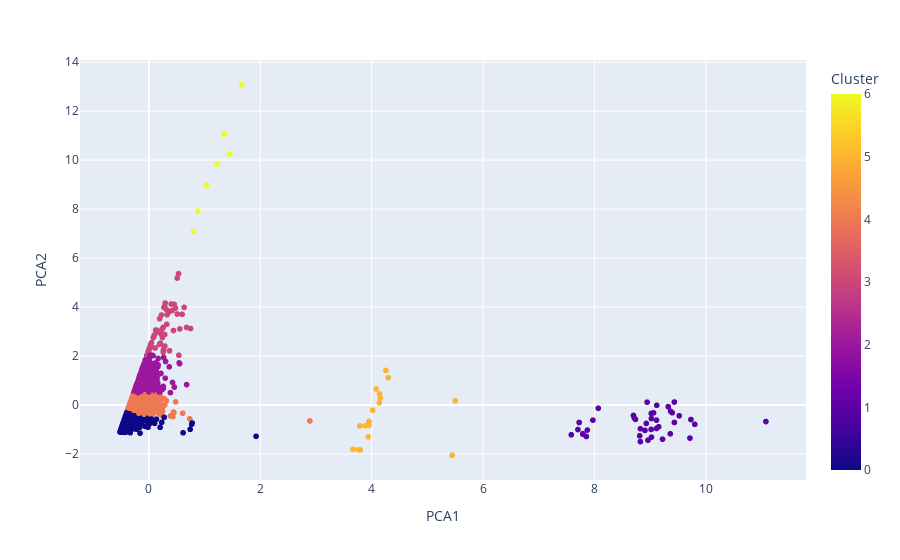

This figure's notebook cell:
### Code cell
import plotly.express as px
pca = PCA(n_components=2)
X_pca = pca.fit_transform(X_scaled)
df["PCA1"] = X_pca[:,0]
df["PCA2"] = X_pca[:,1]
df.to_csv("csv/lit_cluster.csv")
fig = px.scatter(df, x="PCA1", y="PCA2", color="Cluster")
fig.show()

### Figure 1 — Plotly figure (JSON) as saved in the notebook; plotly's stock layout.template omitted (floating-point values rounded to 4 significant figures; data arrays with more than 128 entries replaced by an {"elided": "..."} marker saying what was removed)
{"data": [{"hovertemplate": "PCA1=%{x}<br>PCA2=%{y}<br>Cluster=%{marker.color}<extra></extra>", "legendgroup": "", "marker": {"color": {"elided": "2025 int values"}, "coloraxis": "coloraxis", "symbol": "circle"}, "mode": "markers", "name": "", "showlegend": false, "type": "scattergl", "x": {"elided": "2025 float values"}, "xaxis": "x", "y": {"elided": "2025 float values"}, "yaxis": "y"}], "layout": {"coloraxis": {"colorbar": {"title": {"text": "Cluster"}}, "colorscale": [[0, "#0d0887"], [0.1111, "#46039f"], [0.2222, "#7201a8"], [0.3333, "#9c179e"], [0.4444, "#bd3786"], [0.5556, "#d8576b"], [0.6667, "#ed7953"], [0.7778, "#fb9f3a"], [0.8889, "#fdca26"], [1, "#f0f921"]]}, "legend": {"tracegroupgap": 0}, "margin": {"t": 60}, "xaxis": {"anchor": "y", "domain": [0, 1], "title": {"text": "PCA1"}}, "yaxis": {"anchor": "x", "domain": [0, 1], "title": {"text": "PCA2"}}}}
